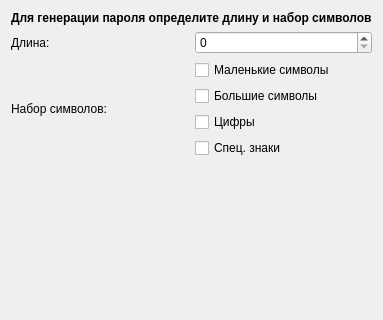
<?xml version="1.0" encoding="UTF-8"?>
<ui version="4.0">
 <class>GenPassWidgetSettings</class>
 <widget class="QWidget" name="GenPassWidgetSettings">
  <property name="geometry">
   <rect>
    <x>0</x>
    <y>0</y>
    <width>369</width>
    <height>320</height>
   </rect>
  </property>
  <property name="windowTitle">
   <string>Form</string>
  </property>
  <layout class="QGridLayout" name="gridLayout">
   <item row="1" column="0">
    <widget class="QLabel" name="label">
     <property name="text">
      <string>Длина:</string>
     </property>
    </widget>
   </item>
   <item row="3" column="0" colspan="2">
    <spacer name="verticalSpacer">
     <property name="orientation">
      <enum>Qt::Vertical</enum>
     </property>
     <property name="sizeHint" stdset="0">
      <size>
       <width>20</width>
       <height>40</height>
      </size>
     </property>
    </spacer>
   </item>
   <item row="2" column="1">
    <layout class="QVBoxLayout" name="verticalLayout">
     <item>
      <widget class="QCheckBox" name="chbSmallChar">
       <property name="text">
        <string>Маленькие символы</string>
       </property>
      </widget>
     </item>
     <item>
      <widget class="QCheckBox" name="chbBigChar">
       <property name="text">
        <string>Большие символы</string>
       </property>
      </widget>
     </item>
     <item>
      <widget class="QCheckBox" name="chbDigits">
       <property name="text">
        <string>Цифры</string>
       </property>
      </widget>
     </item>
     <item>
      <widget class="QCheckBox" name="chbSpecialChar">
       <property name="text">
        <string>Спец. знаки</string>
       </property>
      </widget>
     </item>
    </layout>
   </item>
   <item row="2" column="0">
    <widget class="QLabel" name="label_2">
     <property name="text">
      <string>Набор символов:</string>
     </property>
    </widget>
   </item>
   <item row="1" column="1">
    <widget class="QSpinBox" name="sbLength"/>
   </item>
   <item row="0" column="0" colspan="2">
    <widget class="QLabel" name="label_3">
     <property name="font">
      <font>
       <weight>75</weight>
       <bold>true</bold>
      </font>
     </property>
     <property name="text">
      <string>Для генерации пароля определите длину и набор символов</string>
     </property>
    </widget>
   </item>
  </layout>
 </widget>
 <resources/>
 <connections/>
</ui>
